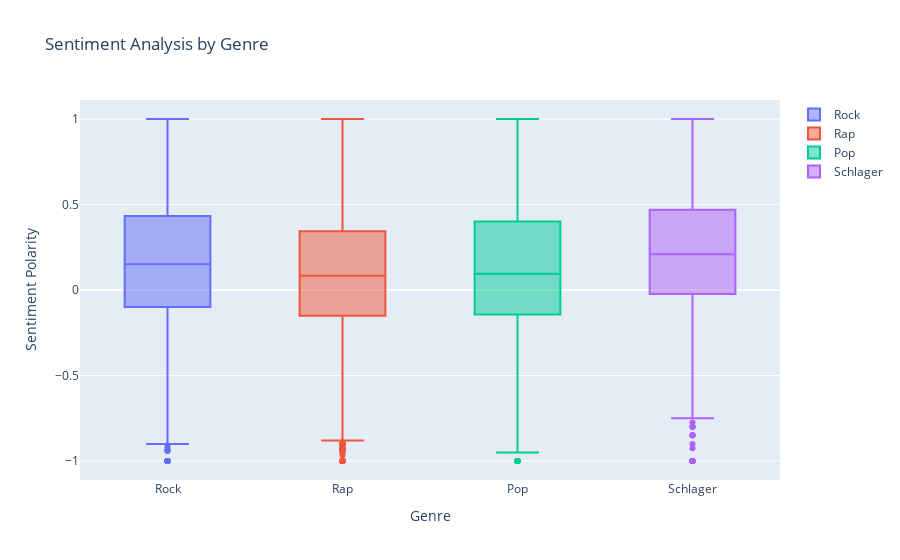

The notebook cell saved with this chart:
### Code cell
def analyze_sentiment(data, genre):
    genre_data = data[data["genre_cat"] == genre]

    sentiments = []

    for lyric in genre_data["lyrics"]:
        blob = TextBlobDE(lyric)
        sentiment = blob.sentiment.polarity
        sentiments.append(sentiment)

    return sentiments

grouped_data = data.groupby("genre_cat")
all_sentiments = []

for genre, group in grouped_data:
    sentiments = analyze_sentiment(data, genre)
    all_sentiments.append(sentiments)

fig = go.Figure()

for genre, sentiments in zip(data["genre_cat"].unique(), all_sentiments):
    fig.add_trace(go.Box(y=sentiments, name=genre))

fig.update_layout(
    title="Sentiment Analysis by Genre",
    xaxis=dict(title="Genre"),
    yaxis=dict(title="Sentiment Polarity")
)

fig.show()

### Figure 1 — Plotly figure (JSON) as saved in the notebook; plotly's stock layout.template omitted (floating-point values rounded to 4 significant figures; data arrays with more than 128 entries replaced by an {"elided": "..."} marker saying what was removed)
{"data": [{"name": "Rock", "type": "box", "y": {"elided": "3059 float values"}}, {"name": "Rap", "type": "box", "y": {"elided": "9445 float values"}}, {"name": "Pop", "type": "box", "y": {"elided": "2381 float values"}}, {"name": "Schlager", "type": "box", "y": {"elided": "1544 float values"}}], "layout": {"title": {"text": "Sentiment Analysis by Genre"}, "xaxis": {"title": {"text": "Genre"}}, "yaxis": {"title": {"text": "Sentiment Polarity"}}}}
